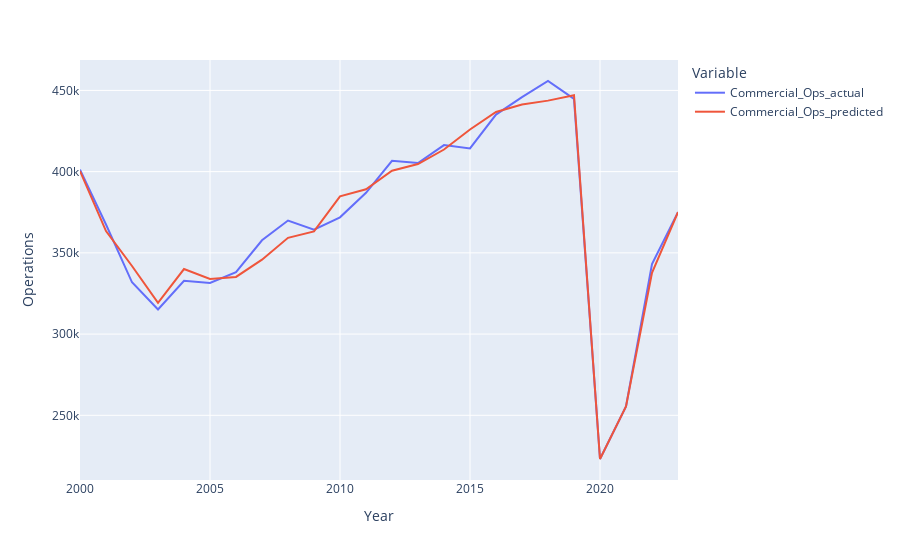

Notebook code for this chart:
### Markdown cell above
**Plot actual vs. predicted operations**

### Code cell
y_pred = reg.predict(X)
y_df = pd.DataFrame()
y_df['Year'] = data['Year']
y_df['Commercial_Ops_actual'] = y
y_df['Commercial_Ops_predicted'] = y_pred
y_df = y_df.melt(id_vars=['Year'], value_name='Operations', var_name='Variable')
y_df.rename(columns={'value':'Operations'}, inplace=True)
fig = px.line(y_df, x='Year', y='Operations', color='Variable')
fig.show()

### Figure 1 — Plotly figure (JSON) as saved in the notebook; plotly's stock layout.template omitted (floating-point values rounded to 4 significant figures)
{"data": [{"hovertemplate": "Variable=Commercial_Ops_actual<br>Year=%{x}<br>Operations=%{y}<extra></extra>", "legendgroup": "Commercial_Ops_actual", "line": {"color": "#636efa", "dash": "solid"}, "marker": {"symbol": "circle"}, "mode": "lines", "name": "Commercial_Ops_actual", "orientation": "v", "showlegend": true, "type": "scatter", "x": [2000, 2001, 2002, 2003, 2004, 2005, 2006, 2007, 2008, 2009, 2010, 2011, 2012, 2013, 2014, 2015, 2016, 2017, 2018, 2019, 2020, 2021, 2022, 2023], "xaxis": "x", "y": [401249, 367471, 331880, 315185, 332818, 331515, 338147, 357717, 369877, 364242, 371890, 386941, 406650, 405331, 416342, 414300, 435129, 445842, 455798, 444786, 223098, 255427, 343045, 375078], "yaxis": "y"}, {"hovertemplate": "Variable=Commercial_Ops_predicted<br>Year=%{x}<br>Operations=%{y}<extra></extra>", "legendgroup": "Commercial_Ops_predicted", "line": {"color": "#EF553B", "dash": "solid"}, "marker": {"symbol": "circle"}, "mode": "lines", "name": "Commercial_Ops_predicted", "orientation": "v", "showlegend": true, "type": "scatter", "x": [2000, 2001, 2002, 2003, 2004, 2005, 2006, 2007, 2008, 2009, 2010, 2011, 2012, 2013, 2014, 2015, 2016, 2017, 2018, 2019, 2020, 2021, 2022, 2023], "xaxis": "x", "y": [400300.0, 363400.0, 341900.0, 319300.0, 340000.0, 333900.0, 335200.0, 345800.0, 359300.0, 363200.0, 384800.0, 389200.0, 400600.0, 404700.0, 413600.0, 426000.0, 436700.0, 441300.0, 443700.0, 447000.0, 223100.0, 255427, 337700.0, 375100.0], "yaxis": "y"}], "layout": {"legend": {"title": {"text": "Variable"}, "tracegroupgap": 0}, "margin": {"t": 60}, "xaxis": {"anchor": "y", "domain": [0, 1], "title": {"text": "Year"}}, "yaxis": {"anchor": "x", "domain": [0, 1], "title": {"text": "Operations"}}}}
